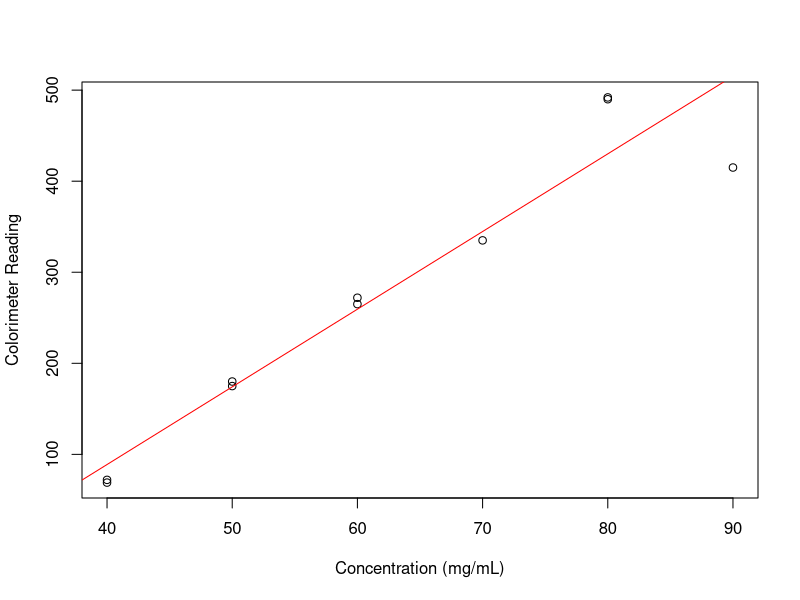

R code for this plot:
###### R Code for Assignment 1 ###### 
###### Lye En Lih (U2121387B) #######

########## Part (a) ##########

# Data Input for Assignment 1
x <- c(40, 50, 60, 70, 80, 90, 40, 60, 80, 50)  # Concentration Values (in mg/mL)
y <- c(69, 175, 272, 335, 490, 415, 72, 265, 492, 180)  # Colorimeter Reading Values 

# Fit a Simple Linear Model using lm()
slr <- lm(y ~ x)
slr

#### From model, β0 = -252.297101, β1 = 8.528986 #### 

# Plot ScatterPlot
plot(x, y, xlab = "Concentration (mg/mL)", ylab = "Colorimeter Reading", pch = 1, 
     col = "black")

# Plot Best Fit Regression Line
abline(slr, col = "red")

########## Part (b) ##########

r_squared <- summary(slr)$r.squared     
f_stat <- summary(slr)$fstatistic[1]
p_value <- pf(f_stat, df1 = summary(slr)$fstatistic[2], df2 =summary(slr)$fstatistic[3],
              lower.tail = FALSE)

# Displaying Statistics Value
r_squared
f_stat
p_value

#### From Model, (Multiple R-squared) R^2 = 0.9156, F-Statistic: 86.83 on 1 and 8 DF

########## Appendix: Extra Mathematical Derivations ########## 

###### For Part (a) ######

# Calculate Beta Coefficients for Simple Linear Regression Model
x_bar <- mean(x)
y_bar <- mean(y)

Sxy <- sum((x - x_bar)*(y - y_bar))
Sxx <- sum((x - x_bar)^2)
Syy <- sum((y - y_bar)^2)

beta_1 <- Sxy / Sxx
beta_0 <- y_bar - (beta_1 * x_bar)

cat("Intercept (β0):", beta_0)
cat("Slope (β1):", beta_1)

# Derive Predicted Y-values using SLR 
y_predicted <- beta_0 + beta_1 * x

cat("Actual Colorimeter Values (Y):", paste(y, collapse = ", "))
cat("Predicted Colormeter Values (Y_hat):", paste(round(y_predicted,3), collapse = ", "))

###### For Part (b) ######

# R^2 Statistic Value
# Formula: R^2 = SS_Regression (SSR) / SS_Total (Syy)
# SSR = (beta_1)^2 * Sxx

SSR <- (beta_1)^2 * Sxx
R_squared <- SSR / Syy

cat("R_squared Value:", round(R_squared,3))


# F-Statistic Value
# Formula: F = SSR / s^2 
# s^2 = SS_Residual (SSE) / n-2 , where n = 10 in this case
# SSE = Syy - SSR

SSE = Syy - SSR
df = length(x) - 2
s_squared = SSE / df
F_stat <- SSR / s_squared
